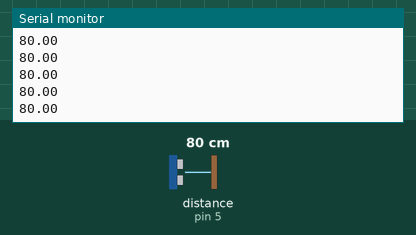
This sketch was run on a simulated Arduino Uno, built with avr-gcc and run on an emulated ATmega328P. Parts: the last lines printed to the serial monitor. The test bench sets the inputs (shaded band); at power-on: distance to the obstacle (sensor on pin 5) 80 cm. The echo pulse lasts 58.3 µs per cm.

Above: at 1.2 s.
1.3 s: distance to the obstacle (sensor on pin 5) set to 2 cm
At 1.6 s:
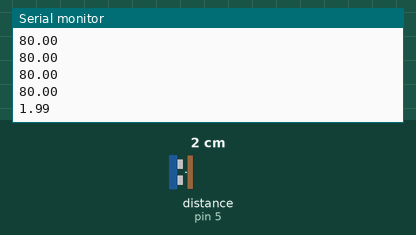
2.8 s: distance to the obstacle (sensor on pin 5) set to 4 cm
At 2.8 s:
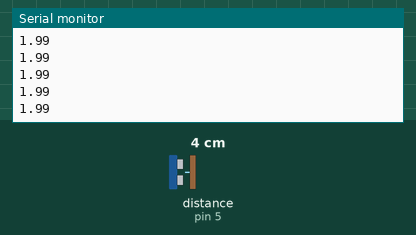
Timing chart, 0 to 5.8 s (numbered marks = the images above; inputs shaded):
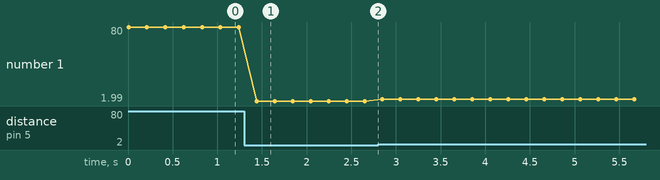

Measured:
- after the input at 1.3 s, the serial monitor: prints a new line after 0.14 s (image 1)
- plotted number 1: 80 → 1.99 after the input at 1.3 s, 1.99 → 3.99 after the input at 2.8 s

The sketch:

sensorPresenca.ino
```cpp
#include <Ultrasonic.h>

#define pino_trigger 4
#define pino_echo 5

//Inicializa o sensor nos pinos definidos acima
Ultrasonic ultrasonic(pino_trigger, pino_echo);

void setup()
{
  Serial.begin(9600);
}

void loop()
{
  //Le as informacoes do sensor, em cm
  float cmMsec;
  long microsec = ultrasonic.timing();
  cmMsec = ultrasonic.convert(microsec, Ultrasonic::CM);
  //Exibe informacoes no serial monitor
  Serial.println(cmMsec);
  delay(200);
}
```
